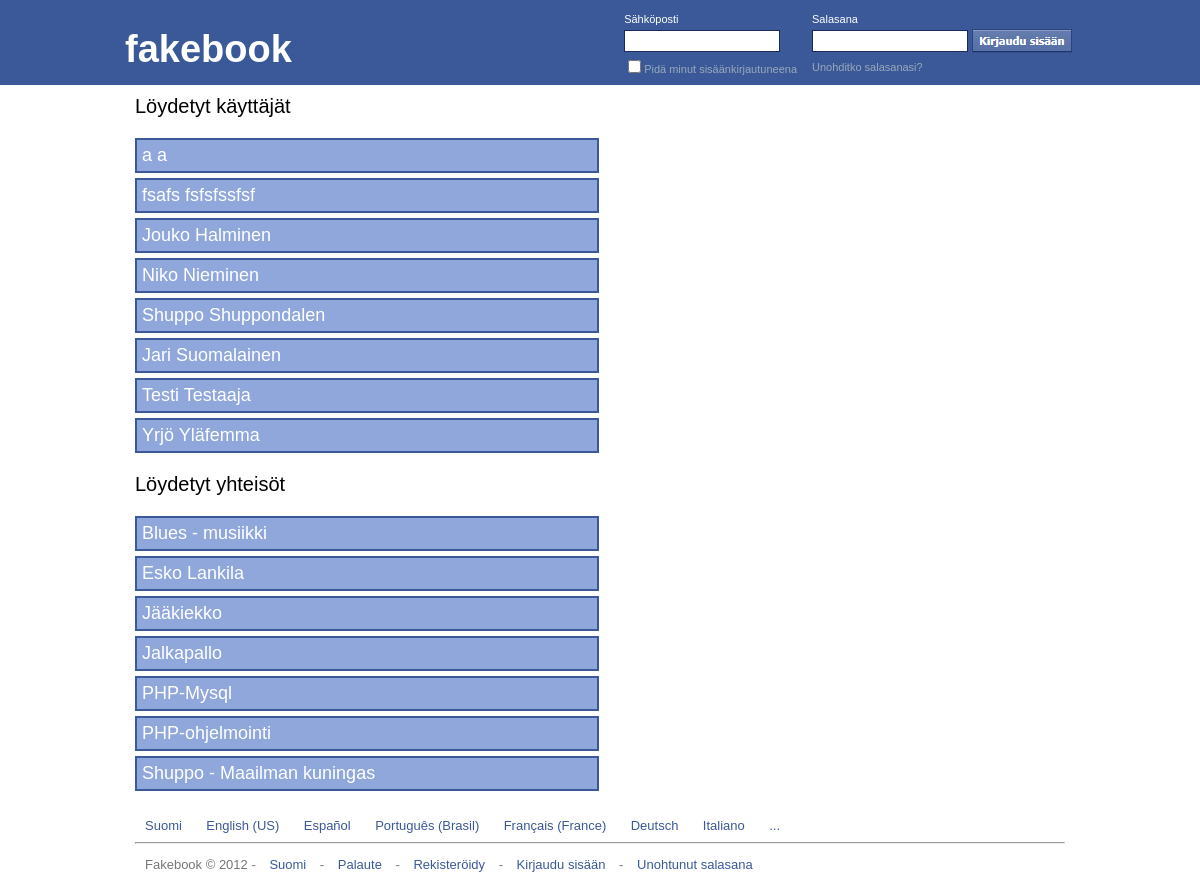
Screenshot of /search.php with the database file from the repository.
### tables this page shows
CREATE TABLE `fakebook_users` (
  `id` int(11) NOT NULL AUTO_INCREMENT,
  `sposti` varchar(36) NOT NULL,
  `password` varchar(64) NOT NULL,
  `etunimi` varchar(64) NOT NULL,
  `sukunimi` varchar(84) NOT NULL,
  `syntymapaiva` varchar(2) NOT NULL,
  `syntymakuukausi` varchar(12) NOT NULL,
  `syntymavuosi` varchar(4) NOT NULL,
  `sukupuoli` varchar(6) NOT NULL,
  `ilme` varchar(4096) NOT NULL,
  PRIMARY KEY (`id`),
  UNIQUE KEY `sposti` (`sposti`)
);

CREATE TABLE `fakebook_yhteisot` (
  `yhteisoid` int(11) NOT NULL AUTO_INCREMENT,
  `yhteisonimi` varchar(128) NOT NULL,
  `tekijaen` varchar(64) NOT NULL,
  `tekijasn` varchar(64) NOT NULL,
  `kuvaus` varchar(4096) NOT NULL,
  PRIMARY KEY (`yhteisoid`),
  UNIQUE KEY `yhteisonimi` (`yhteisonimi`)
);

### search-ohjelma.php (the view)
<?php
$etsi   = (isset($_REQUEST['etsi']))   ?
                $_REQUEST['etsi'] : '';
$etsi = trim($etsi);
$etsi = htmlspecialchars($etsi);
$etsi = mysql_real_escape_string($etsi);
$query = "SELECT id, sposti, etunimi, sukunimi FROM fakebook_users WHERE etunimi LIKE '%$etsi%' OR sukunimi LIKE '%$etsi%'  ORDER BY sukunimi;";
$result= mysql_query($query)
    or die("Kyselyssä tapahtui virhe.: " . mysql_error());
while ($rivi = mysql_fetch_array ($result)) {
   echo
         "<div class='etsitulos'><a style='color: #fff;' href='profile.php?show={$rivi['id']}'><h3>{$rivi['etunimi']} {$rivi['sukunimi']}</a></h3></div>";
}
?>

### search.php (shortened to what this page needs)
<!DOCTYPE html PUBLIC "-//W3C//DTD XHTML 1.0 Transitional//EN" "http://www.w3.org/TR/xhtml1/DTD/xhtml1-transitional.dtd">
<html xmlns="http://www.w3.org/1999/xhtml">
<head>
<link href="fakebook-styles.css" rel="stylesheet" type="text/css" />
</head>
<body>
<div id="container">
	<div id="headerwrap">
    	<div id="header">
        	<div id="headerotsikko">
            	<h1><a href="index.php">fakebook</a></h1>
            </div>
            <div id="headerlogin">
            	<?php include('navbar.php');
 ?>
            </div>
        </div>
    </div>
	<div id="contentwrap">
		<div id="content">
					<h2 style="margin: 0; margin-bottom: 20px;">Löydetyt käyttäjät</h2>
			<?php
			 include('search-ohjelma.php'); ?>
            <h2 style="margin: 0; margin-bottom: 20px; margin-top: 20px;">Löydetyt yhteisöt</h2>
			<?php
			include('search-yhteiso.php');
			?>
		</div>
	</div>

### navbar.php (shortened to what this page needs)
<?php
if (!isset($_SESSION['appnikon-fakebook_islogged']) || $_SESSION['appnikon-fakebook_islogged'] !== true) {
?><script type="text/javascript">
<?php
echo '
<form method="post" action="login.php">
                	<table cellpadding="1"><tr><td><label for="sposti"><span class="cursori">Sähköposti</span></label></td><td><label for="passwd"><span class="cursori">Salasana</span></label></td><td></td></tr>
                    <tr><td><input type="text" class="input-login" id="sposti" maxlength="36" name="sposti" /></td><td><input class="input-login" type="password" maxlength="64" id="passwd" name="passwd" /></td><td><input class="login-png" type="submit" value="&nbsp;" name="kirjaudu-nappi" /></td></tr>
                	<tr><td><input id="pidasiskir" type="checkbox" name="logged-in" value="tallenna-sessio" /><label for="pidasiskir"><span class="pidasisaankir">Pidä minut sisäänkirjautuneena&emsp;</span></label></td><td><a href="unohtunutsalasana.php">Unohditko salasanasi?</a></td><td></td></tr>
                </table>
                </form> ';
}
?>

### search-yhteiso.php (shortened to what this page needs)
<?php
$etsi   = (isset($_REQUEST['etsi']))   ?
                $_REQUEST['etsi'] : '';
$etsi = mysql_real_escape_string($etsi);
$etsi = htmlspecialchars($etsi);
$etsi = trim($etsi);
$query = "SELECT yhteisoid, yhteisonimi, tekijaen, tekijasn FROM fakebook_yhteisot WHERE tekijaen LIKE '%$etsi%' OR tekijasn LIKE '%$etsi%' OR yhteisonimi LIKE '%$etsi%'  ORDER BY yhteisonimi;";
$result= mysql_query($query)
    or die("Kyselyssä tapahtui virhe.: " . mysql_error());
while ($rivi = mysql_fetch_array ($result)) {
   echo
         "<div class='etsitulos'><a style='color: #fff;' href='yhteiso.php?show={$rivi['yhteisoid']}'><h3>{$rivi['yhteisonimi']}</a></h3></div>";
}
?>

### fakebook-styles.css (style rules this page uses)
body { margin: 0; background-color: #fff; font-family: tahoma, "ta homa", "Lucida Grande", Georgia, Arial, Helvetica; }
#container { width: 100%; min-height: 690px; }
#headerwrap { background-color: #3b5998; height: 85px; width:100%; }
#header { margin: auto; width: 950px; height: 85px; padding: 0; }
#headerotsikko { float: left; width: 350px; height: 57px; padding: 28px 0 0 0; }
#headerotsikko h1 { color: #ffffff; margin: 0; font-size: 38px; font-weight: bold; }
#headerotsikko a { color: #ffffff; text-decoration: none; margin: 0; font-size: 38px; font-weight: bold; }
#headerlogin { float: right; width: 600px; height: 75px; color: #ffffff; font-size: 11px; font-weight: normal; padding-top: 10px; }
#headerlogin form { margin: 0; float:right; height: 75px; }
#headerlogin a { color: #98a9bb; text-decoration: none; }
.login-png { width: 100px; height: 24px; border: none; outline: none; background: url('images/login.png') no-repeat; background-color: #5d76aa; font-weight: bold; color: #fff; cursor: pointer; }
.input-login { width: 150px; height: 18px; border: 1px solid #1e2a5b; }
.pidasisaankir { color: #98a9bb; cursor: pointer; }
.cursori { cursor: pointer; }
#footerwrap { min-height: 80px; width: 100%; clear: both; }
#footer { width: 930px; min-height: 60px; padding: 10px; margin: auto; }
#footer p { color: #3b5998; margin: 0; }
#contentwrap { width: 100%; min-height: 500px; }
#content { width: 930px; min-height: 480px; margin: auto; padding: 10px; }
#content h2 { font-weight: normal; font-size: 20px; }
.etsitulos h3 { margin: 0; font-size: 16px; color: #ffffff; text-decoration: none; font-weight: normal; }
.etsitulos a { margin: 0; text-decoration: none; font-size: 18px; color: #ffffff; font-weight: normal; }
.etsitulos { width: 450px; margin-bottom: 5px; padding: 5px; background-color: #8fa7db; border: 2px solid #3b5998; }
#content a { color: #3b5998; margin: 0; font-weight: normal; text-decoration: none; }

### rows the page displays
fakebook_users: etunimi "a", sukunimi "a"
fakebook_users: etunimi "fsafs", sukunimi "fsfsfssfsf"
fakebook_users: etunimi "Jouko", sukunimi "Halminen"
fakebook_users: etunimi "Niko", sukunimi "Nieminen"
fakebook_users: etunimi "Shuppo", sukunimi "Shuppondalen"
fakebook_users: etunimi "Jari", sukunimi "Suomalainen"
fakebook_users: etunimi "Testi", sukunimi "Testaaja"
fakebook_users: etunimi "Yrjö", sukunimi "Yläfemma"
fakebook_yhteisot: yhteisonimi "Blues - musiikki"
fakebook_yhteisot: yhteisonimi "Esko Lankila"
fakebook_yhteisot: yhteisonimi "Jääkiekko"
fakebook_yhteisot: yhteisonimi "Jalkapallo"
fakebook_yhteisot: yhteisonimi "PHP-Mysql"
fakebook_yhteisot: yhteisonimi "PHP-ohjelmointi"
fakebook_yhteisot: yhteisonimi "Shuppo - Maailman kuningas"
